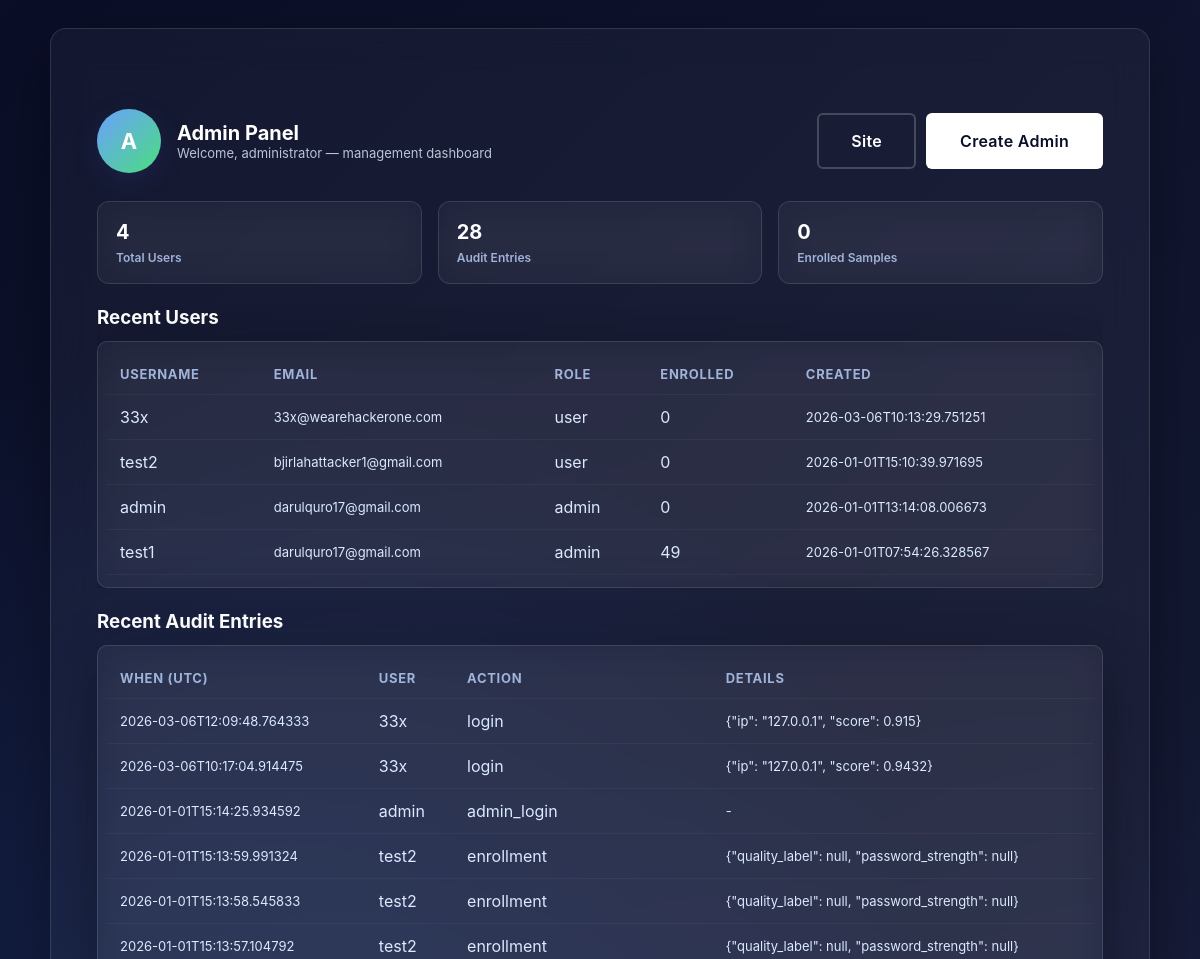
Page /admin/ (signed in, upper part) on the earlier database version.
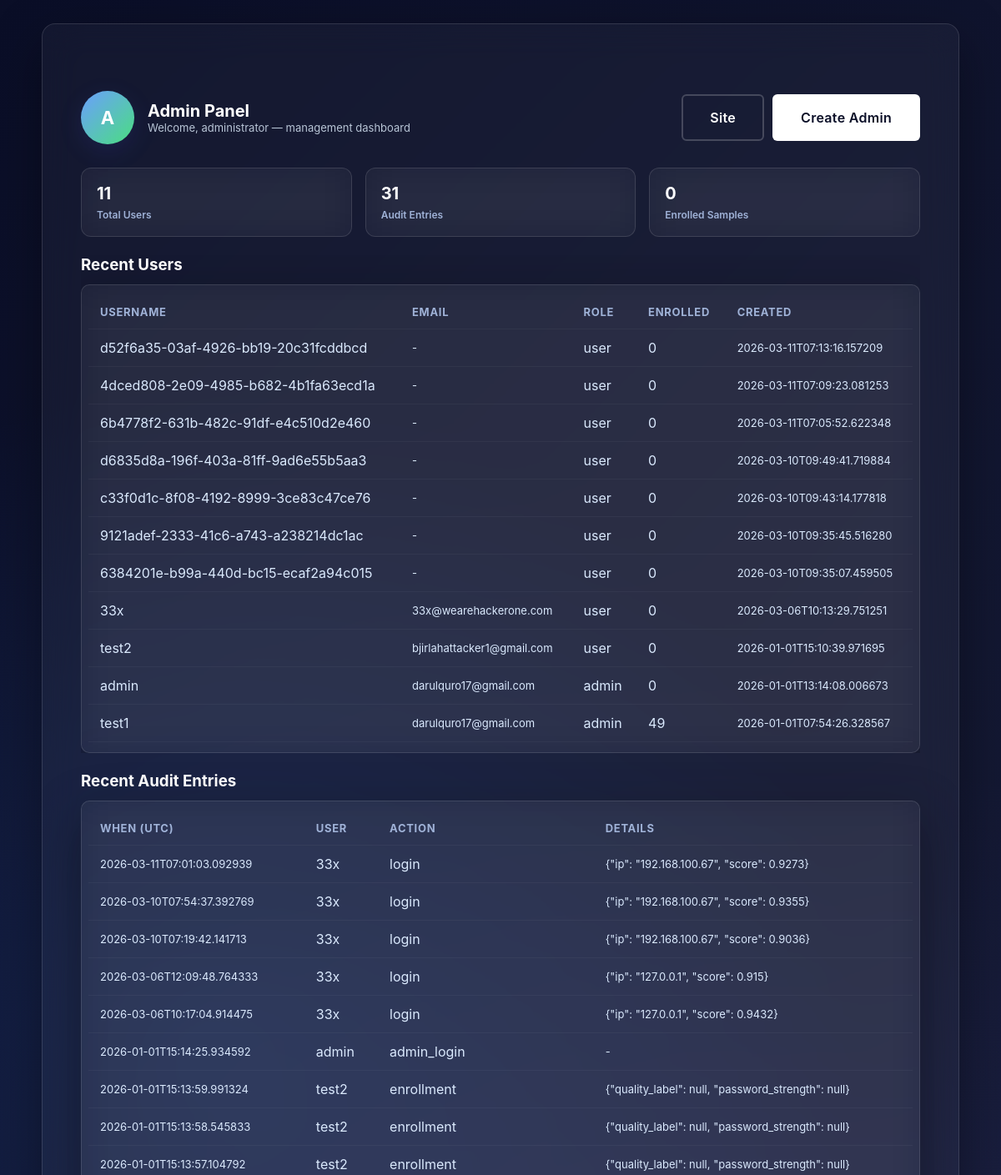
Same page on the later database version.
### app/models/user.py (models this page shows, shortened)
class User(UserMixin, db.Model):
    __tablename__ = "users"
    id = db.Column(db.Integer, primary_key=True)
    username = db.Column(db.String(80), unique=True, nullable=False, index=True)
    password_hash = db.Column(db.String(255), nullable=True)  # Nullable for migration
    role = db.Column(db.String(10), nullable=False, server_default="user")
    created_at = db.Column(db.DateTime, default=lambda: datetime.now(timezone.utc), nullable=False)
    updated_at = db.Column(
        db.DateTime,
        default=lambda: datetime.now(timezone.utc),
        onupdate=lambda: datetime.now(timezone.utc),
    )
    email = db.Column(db.String(255), nullable=True, index=True)
    email_verified = db.Column(db.Boolean, default=False, nullable=False)
    email_verification_sent_at = db.Column(db.DateTime, nullable=True)
    email_verification_code_hash = db.Column(db.String(128), nullable=True)
    two_factor_enabled = db.Column(db.Boolean, default=False, nullable=False)
    two_factor_secret = db.Column(db.String(255), nullable=True)
    keystroke_vectors = db.relationship(
        "KeystrokeVector", backref="user", lazy="dynamic", cascade="all, delete-orphan"
    )
    login_attempts = db.relationship(
        "LoginAttempt", backref="user", lazy="dynamic", cascade="all, delete-orphan"
    )
    def get_enrollment_count(self):
        try:
            res = db.session.execute(
                text(
                    "SELECT COUNT(*) AS c FROM user_vectors WHERE user_id = :uid AND event_type = :etype AND is_successful = 1"
                ),
                {"uid": self.id, "etype": "enrollment"},
            )
            return int(res.scalar_one())
        except Exception:
            try:
                return self.keystroke_vectors.filter_by(event_type="enrollment", is_successful=True).count()
            except Exception:
                return 0

### app/models/admin_audit.py (models this page shows, shortened)
class AdminAudit(db.Model):
    __tablename__ = "admin_audit"
    id = db.Column(db.Integer, primary_key=True)
    user_id = db.Column(db.Integer, db.ForeignKey("users.id"), nullable=True, index=True)
    username = db.Column(db.String(80), nullable=True, index=True)
    action = db.Column(db.String(64), nullable=False)  # e.g., 'registered','enrolled','login'
    details = db.Column(db.Text, nullable=True)
    timestamp = db.Column(
        db.DateTime, default=lambda: datetime.now(timezone.utc), nullable=False, index=True
    )

### app/blueprints/admin.py (the view)
@admin_bp.route("/")
@admin_required
def admin_index():
    try:
        users = User.query.order_by(User.created_at.desc()).limit(50).all()
    except Exception:
        users = []
    try:
        audits = (
            AdminAudit.query.order_by(AdminAudit.timestamp.desc()).limit(100).all()
        )
    except Exception:
        audits = []
    return render_template("admin/index.html", users=users, audits=audits)

### app/blueprints/admin.py (called while the page is built)
def admin_required(f):
    @wraps(f)
    @login_required
    def decorated(*args, **kwargs):
        if not getattr(current_user, "role", "").lower() == "admin":
            from flask import abort
            abort(403)
        return f(*args, **kwargs)
    return decorated

### templates/admin/index.html (shortened to what this page needs)
{% extends "base.html" %}
{% block body %}
<div class="bg-gradient" style="min-height:100vh;padding:28px">
  <div class="card" style="max-width:1100px;margin:0 auto;">
    <div class="admin-header">
      <div class="admin-avatar">A</div>
      <div>
        <div class="admin-title">Admin Panel</div>
        <div class="admin-sub">Welcome, administrator — management dashboard</div>
      </div>
      <div style="margin-left:auto;display:flex;gap:10px;align-items:center">
        <a class="btn btn-secondary" href="/">Site</a>
        <a class="btn btn-primary" href="/admin/create">Create Admin</a>
      </div>
    </div>
    <div class="stats-grid">
      <div class="stat">
        <div class="n">{{ users|length }}</div>
        <div class="label">Total Users</div>
      </div>
      <div class="stat">
        <div class="n">{{ audits|length }}</div>
        <div class="label">Audit Entries</div>
      </div>
      <div class="stat">
        <div class="n">{{ total_enrollments or 0 }}</div>
        <div class="label">Enrolled Samples</div>
      </div>
    </div>
    <div class="table-card" style="margin-top:6px">
      <h3 style="margin-bottom:12px;color:#fff">Recent Users</h3>
      <div class="card" style="padding:12px 8px;border-radius:10px;">
        <table class="admin-table">
          <thead>
            <tr><th>Username</th><th>Email</th><th>Role</th><th>Enrolled</th><th>Created</th></tr>
          </thead>
          <tbody>
            {% for u in users %}
            <tr>
              <td>{{ u.username }}</td>
              <td class="muted">{{ u.email or '-' }}</td>
              <td>{{ u.role }}</td>
              <td>{{ u.get_enrollment_count() }}</td>
              <td class="muted">{{ u.created_at.isoformat() if u.created_at else '-' }}</td>
            </tr>
            {% endfor %}
          </tbody>
        </table>
      </div>
    </div>
    <div style="margin-top:22px">
      <h3 style="margin-bottom:12px;color:#fff">Recent Audit Entries</h3>
      <div class="card" style="padding:12px 8px;border-radius:10px;">
        <table class="admin-table">
          <thead>
            <tr><th>When (UTC)</th><th>User</th><th>Action</th><th>Details</th></tr>
          </thead>
          <tbody>
            {% for a in audits %}
            <tr>
              <td class="muted">{{ a.timestamp.isoformat() if a.timestamp else '-' }}</td>
              <td>{{ a.username or a.user_id or '-' }}</td>
              <td>{{ a.action }}</td>
              <td class="muted" style="max-width:40ch;white-space:nowrap;overflow:hidden;text-overflow:ellipsis">{{ a.details or '-' }}</td>
            </tr>
            {% endfor %}
          </tbody>
        </table>
      </div>
    </div>
  </div>
</div>
{% endblock %}

### templates/base.html (shortened to what this page needs)
<!DOCTYPE html>
<html lang="en">
<head>
    <link rel="stylesheet" href="{{ url_for('static', filename='css/base.css') }}">
</head>
<body>
    {% block body %}{% endblock %}
</body>
</html>

### static/css/base.css (style rules this page uses)
* { margin: 0; padding: 0; box-sizing: border-box; }
body { font-family: -apple-system, BlinkMacSystemFont, 'Segoe UI', 'Helvetica Neue', Arial, sans-serif; background: #0a0e27; color: #ffffff; min-height: 100vh; -webkit-font-smoothing: antialiased; -moz-osx-font-smoothing: grayscale; }
.bg-gradient { position: relative; background: linear-gradient(135deg, #0a0e27 0%, #1a1f3a 100%); }
.bg-gradient::before { content: ''; position: absolute; top: 0; left: 0; right: 0; bottom: 0; background: radial-gradient(circle at 20% 50%, rgba(45, 108, 223, 0.15) 0%, transparent 50%), radial-gradient(circle at 80% 80%, rgba(99, 102, 241, 0.1) 0%, transparent 50%); pointer-events: none; }
.btn { padding: 16px 32px; text-decoration: none; border-radius: 6px; font-weight: 600; font-size: 16px; transition: all 0.3s ease; display: inline-block; border: 2px solid transparent; letter-spacing: 0.3px; cursor: pointer; }
.btn-primary { background: #ffffff; color: #0a0e27; }
.btn-secondary { background: transparent; color: #ffffff; border-color: rgba(255, 255, 255, 0.2); }
.card { background: rgba(255, 255, 255, 0.04); border: 1px solid rgba(255, 255, 255, 0.12); border-radius: 16px; padding: 52px 46px; backdrop-filter: blur(20px); box-shadow: 0 20px 60px rgba(0, 0, 0, 0.35); }
:root { --bg-1: #0f0c29; --bg-2: #302b63; --bg-3: #24243e; --glass-bg: rgba(255,255,255,0.035); --card-border: rgba(255,255,255,0.12); --accent: #6b9fff; --accent-weak: rgba(107,159,255,0.15); --danger: #ef4444; --glass-blur: 20px; }

### templates/admin/index.html (style rules this page uses)
.admin-header { display:flex; align-items:center; gap:16px; margin:28px 0; }
.admin-avatar { width:64px; height:64px; border-radius:999px; display:flex; align-items:center; justify-content:center; font-weight:700; font-size:22px; color:#fff; background: linear-gradient(135deg,var(--accent) 0%, #4ade80 100%); box-shadow: 0 8px 30px rgba(75,95,255,0.12); }
.admin-title { font-size:20px; font-weight:700; color:#fff; }
.admin-sub { color: #b8c5d6; font-size:13px }
.stats-grid { display:grid; grid-template-columns: repeat(3,1fr); gap:16px; margin-bottom:22px; }
.stat { padding:18px; border-radius:12px; background: var(--glass-bg); border:1px solid var(--card-border); backdrop-filter: blur(var(--glass-blur)); }
.stat .n { font-size:20px; font-weight:700; color:#fff }
.stat .label { color:#a0b3d8; font-size:12px; margin-top:6px; font-weight:600 }
.table-card { overflow:auto; }
table.admin-table { width:100%; border-collapse:collapse; min-width:760px }
table.admin-table th, table.admin-table td { padding:12px 14px; text-align:left; border-bottom:1px solid rgba(255,255,255,0.04); color:#dbeafe }
table.admin-table thead th { color:#a0b3d8; font-size:13px; text-transform:uppercase; letter-spacing:0.7px }
.muted { color:#99a6c2; font-size:13px }

Differences in the rows shown:
added User: username "d52f6a35-03af-4926-bb19-20c31fcddbcd", email "-", role "user", get_enrollment_count "0", created_at "2026-03-11T07:13:16.157209"
added User: username "4dced808-2e09-4985-b682-4b1fa63ecd1a", email "-", role "user", get_enrollment_count "0", created_at "2026-03-11T07:09:23.081253"
added User: username "6b4778f2-631b-482c-91df-e4c510d2e460", email "-", role "user", get_enrollment_count "0", created_at "2026-03-11T07:05:52.622348"
added User: username "d6835d8a-196f-403a-81ff-9ad6e55b5aa3", email "-", role "user", get_enrollment_count "0", created_at "2026-03-10T09:49:41.719884"
added User: username "c33f0d1c-8f08-4192-8999-3ce83c47ce76", email "-", role "user", get_enrollment_count "0", created_at "2026-03-10T09:43:14.177818"
added User: username "9121adef-2333-41c6-a743-a238214dc1ac", email "-", role "user", get_enrollment_count "0", created_at "2026-03-10T09:35:45.516280"
added User: username "6384201e-b99a-440d-bc15-ecaf2a94c015", email "-", role "user", get_enrollment_count "0", created_at "2026-03-10T09:35:07.459505"
added AdminAudit: timestamp "2026-03-11T07:01:03.092939", username "33x", action "login", details "{\"ip\": \"192.168.100.67\", \"score\": 0.9273}"
added AdminAudit: timestamp "2026-03-10T07:54:37.392769", username "33x", action "login", details "{\"ip\": \"192.168.100.67\", \"score\": 0.9355}"
added AdminAudit: timestamp "2026-03-10T07:19:42.141713", username "33x", action "login", details "{\"ip\": \"192.168.100.67\", \"score\": 0.9036}"
Other differences:
{{ users|length }}: "4" → "11"
{{ audits|length }}: "28" → "31"
